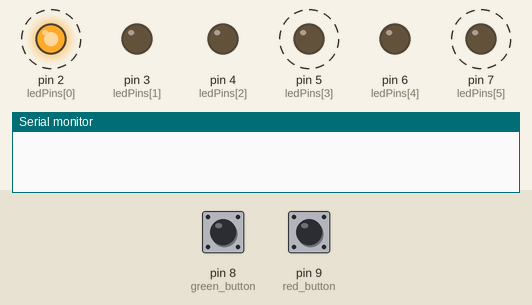
Simulated run of this sketch. Board: Arduino Uno, built with avr-gcc and run on an emulated ATmega328P. Shown: output pins drawn as LEDs (lit = HIGH), the last lines printed to the serial monitor. Dashed ring = blinking. The test bench sets the inputs (shaded band); at power-on: pin 8 (green_button) LOW, pin 9 (red_button) LOW.

Above: at 0.05 s.
At 1.25 s:
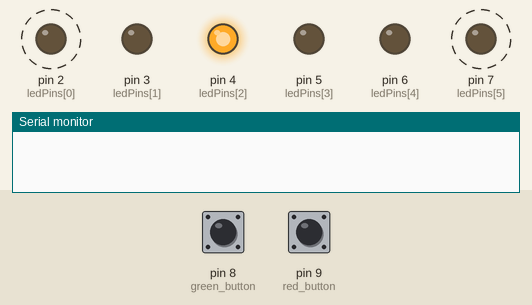
1.3 s: pin 8 (green_button) pulled HIGH for 0.15 s
At 1.55 s:
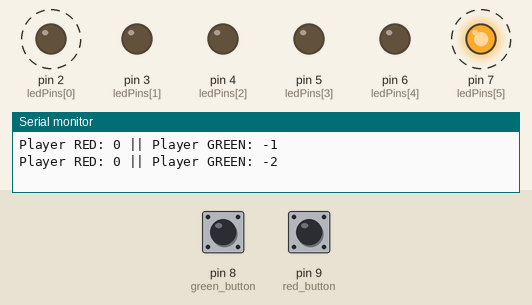
Timing chart, 0 to 10.3 s (numbered marks = the images above; inputs shaded):
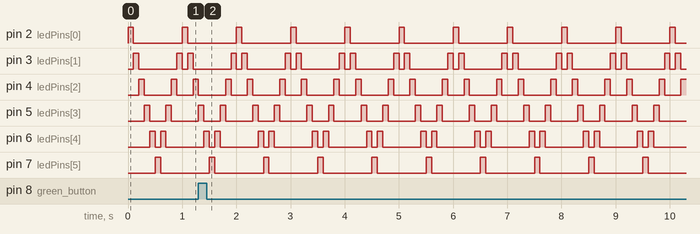

Measured:
- by itself, pin 2 (ledPins[0]), pin 7 (ledPins[5]): alternates HIGH for 0.10 s and LOW for 0.90 s
- by itself, pin 3 (ledPins[1]), pin 6 (ledPins[4]): repeats every 1.0 s: LOW 0.10 s, HIGH 0.10 s, LOW 0.70 s, HIGH 0.10 s
- by itself, pin 4 (ledPins[2]): repeats every 1.0 s: HIGH 0.10 s, LOW 0.30 s, HIGH 0.10 s, LOW 0.50 s
- by itself, pin 5 (ledPins[3]): repeats every 1.0 s: LOW 0.30 s, HIGH 0.10 s, LOW 0.50 s, HIGH 0.10 s

The sketch:

arduino_sample.ino
```cpp
// Зеленая кнопка на 8 пин (Игрок 2)
// Красная кнопка на 9 пин (Игрок 1)

// Зеленый светодиод на 2 пин
// Желтые светодиоды на 3-6 пины
// Красный светодиод на 7 пин


int timer = 100;
int ledPins[] = {2, 3, 4, 5, 6, 7};
int pinCount = 6;

const int green_button = 8;
const int red_button = 9;

int player_one_score_Red = 0;
int player_two_score_Green = 0;


void register_button_push(int thisPin){
  if (digitalRead(red_button) == HIGH && ledPins[thisPin] != 7){
    player_one_score_Red--;
    Serial.println("Player RED: " + String(player_one_score_Red) + " || Player GREEN: " + String(player_two_score_Green));
  }
  else if (digitalRead(red_button) == HIGH && ledPins[thisPin] == 7){
    player_one_score_Red++;
    Serial.println("Player RED: " + String(player_one_score_Red) + " || Player GREEN: " + String(player_two_score_Green));
  }

  if (digitalRead(green_button) == HIGH && ledPins[thisPin] != 2){
    player_two_score_Green--;
    Serial.println("Player RED: " + String(player_one_score_Red) + " || Player GREEN: " + String(player_two_score_Green));
  }
  else if (digitalRead(green_button) == HIGH && ledPins[thisPin] == 2){
    player_two_score_Green++;
    Serial.println("Player RED: " + String(player_one_score_Red) + " || Player GREEN: " + String(player_two_score_Green));
  }
}


void turn_on_all_leds(){
  for (int thisPin = 0; thisPin < pinCount; thisPin++) {
    digitalWrite(ledPins[thisPin], HIGH);
  }
}


void turn_off_all_leds(){
  for (int thisPin = 0; thisPin < pinCount; thisPin++) {
    digitalWrite(ledPins[thisPin], LOW);
  }
}


void check_who_won(){
  if (player_one_score_Red > 5){
    Serial.println("Player Red Has Won The Game!!!");
    turn_on_all_leds();
    delay(10000);
    player_one_score_Red = 0;
    player_two_score_Green = 0;
    turn_off_all_leds();
  }
  if (player_two_score_Green > 5){
    Serial.println("Player Green Has Won The Game!!!");
    turn_on_all_leds();
    delay(10000);
    player_one_score_Red = 0;
    player_two_score_Green = 0;
    turn_off_all_leds();
  }
}


void setup() {
  Serial.begin(9600);
  for (int thisPin = 0; thisPin < pinCount; thisPin++) {
    pinMode(ledPins[thisPin], OUTPUT);
  }
  pinMode(green_button, INPUT);
  pinMode(red_button, INPUT);
}


void loop() {
  for (int thisPin = 0; thisPin < pinCount; thisPin++) {
    register_button_push(thisPin);
    digitalWrite(ledPins[thisPin], HIGH);
    delay(timer);
    digitalWrite(ledPins[thisPin], LOW);
  }
  for (int thisPin = pinCount - 2; thisPin >= 1; thisPin--) {
    register_button_push(thisPin);
    digitalWrite(ledPins[thisPin], HIGH);
    delay(timer);
    digitalWrite(ledPins[thisPin], LOW);
  }
  check_who_won();
}
```
